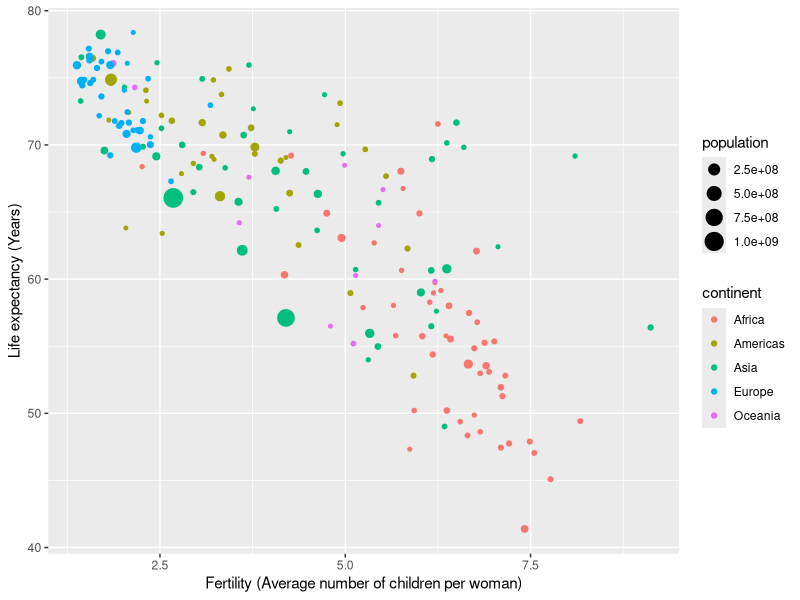
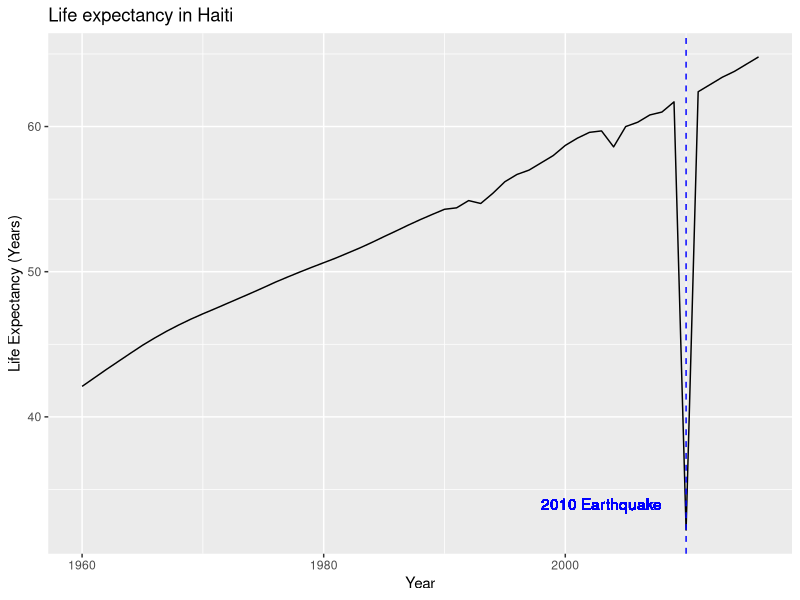
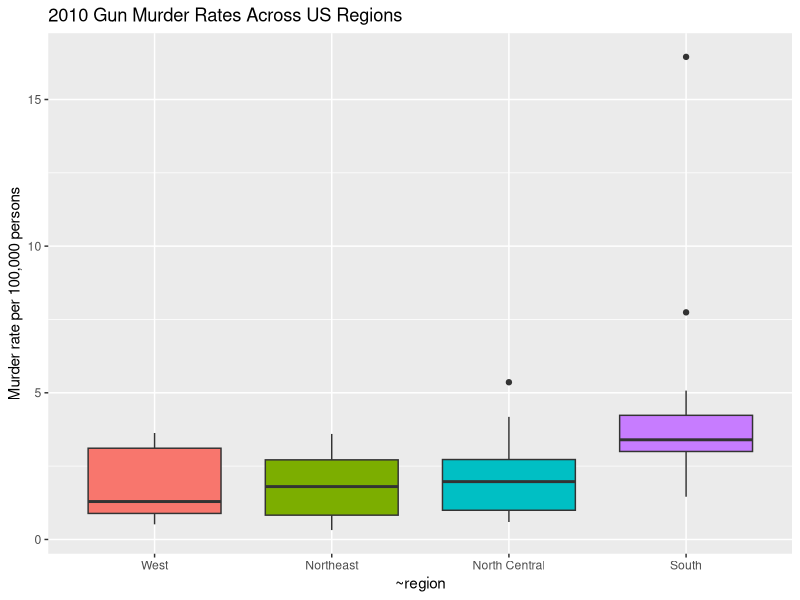
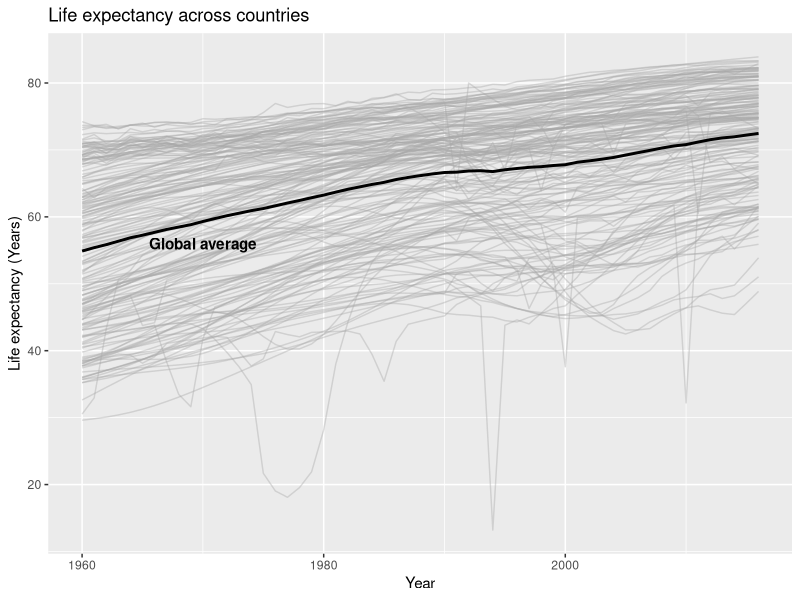
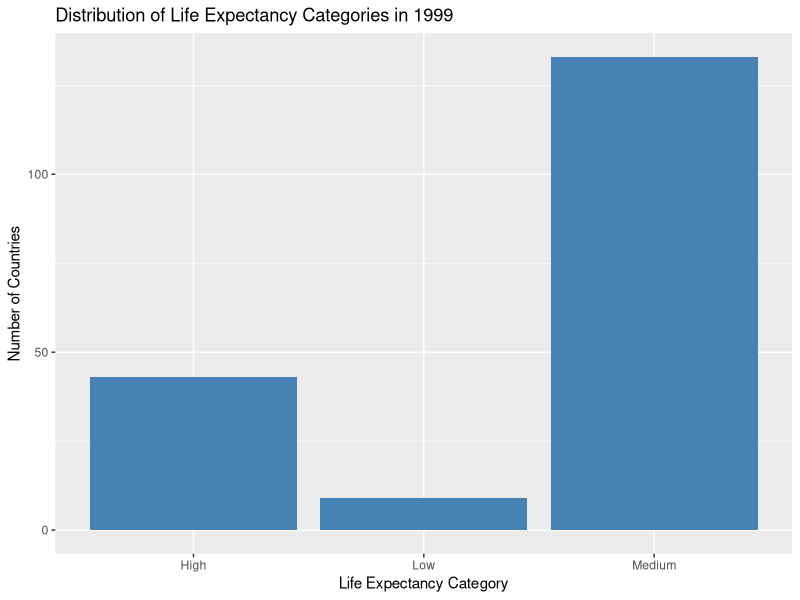
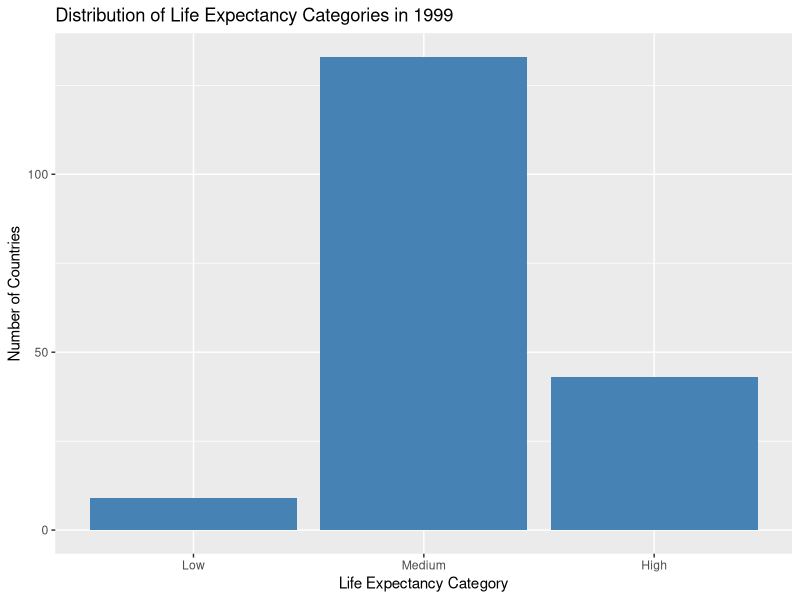

These figures' R source, in order:
# Coding Question of the Day
# 9/26/2024
# Using the gapminder dataset, calculate the mean fertility rate by region for 
# the year 2015. Which 10 regions had the largest fertility rates that year?
# Assume there is no missing data. The following steps may be helpful.
# 1. Filter the data to only include the year 2015
# 2. Group by region
# 3. Calculate the average fertility rate for each region
# 4. Display the top 10 fertility rates (i.e., the 10 largest fertility rates)

library(dslabs)
library(dplyr)
data(gapminder)

region_fertility_rates <- gapminder %>%
  filter(year == 2015) %>%
  group_by(region) %>%
  summarise(avg_fertility_rate = mean(fertility)) %>%
  arrange(desc(avg_fertility_rate)) %>%
  top_n(10)

region_fertility_rates

# 10/01/2024
# Using the gapminder dataset, for the year 2000, add a column to the dataset 
# called `high_life_exp` that is equal to 1 if the life expectancy is above 
# 70 years of age and 0 otherwise. How many countries had a life expectancy 
# above 70 years in 2000? What percentage of countries included in the dataset 
# is this? Hint: it might be useful to use the ifelse function

library(dslabs)
library(dplyr)
data(gapminder)

gapminder_2000 <- gapminder %>%
  filter(year == 2000) %>%
  mutate(high_life_exp = ifelse(life_expectancy > 70, 1, 0))

# Sum the number of countries with life expectancy above 70
sum(gapminder_2000$high_life_exp)

# Percentage calculation
dim(gapminder_2000) # Show the number of countries in the dataset to get denominator

100/185 # 54%

# Another way to do the calculation
sum(gapminder_2000$high_life_exp) / length(gapminder_2000$high_life_exp)

#-------------------------------------------------------------------------------------------
# 10/03/2024
# Using the gapminder dataset and ggplot, for the year 1986, plot fertility on 
# the x-axis and life_expectancy on the y-axis. Color the points according to 
# continent, and make the size of the points correspond to the population of the 
# country. Update the x and y axis labels to be more informative. The arguments 
# color and size will be useful inside of ggplot. Note: you will most likely
# get ugly legends - don't worry about that right now. 

library(dslabs)
library(dplyr)
library(ggplot2)
data(gapminder)

gapminder %>% filter(year == 1986) %>%
  ggplot(aes(x = fertility, y = life_expectancy, color = continent, size = population)) +
  geom_point() +
  xlab("Fertility (Average number of children per woman)") +
  ylab("Life expectancy (Years)")


#-------------------------------------------------------------------------------------------
# 10/08/2024
# The dslabs package contains the us_contagious_disease dataset. This dataset 
# includes weekly reported counts data (cases) for seven diseases from 1928 to 
# 2011 for all 50 US states. Use this dataset and dplyr tools to create an 
# object called data that stores only the Measles data, includes a per 100,000 
# people rate, and removes Alaska and Hawaii since they only became states in 
# the late 1950s. Note there is a weeks_reporting column - take this into 
# account when calculating the rate. There are 52 weeks in a year.

library(dslabs)
library(dplyr)
data("us_contagious_diseases")

data <- us_contagious_diseases %>%
  filter(!state %in% c("Hawaii","Alaska"),
         disease == "Measles") %>%
  mutate(rate = (count / weeks_reporting) * 52 / (population / 100000))


#-------------------------------------------------------------------------------------------


# 10/10/2024
# Using the gapminder dataset, create a line graph of life_expectancy over time 
# for the country Haiti. Make sure to include informative axis labels and a title.
# There is a substantial decrease in life expectancy one year - look up the reason 
# for this if you don't know it already. Add text to your plot with geom_text 
# indicating the event that happened that year that had such a drastic impact on 
# life expectancy.

library(dslabs)
library(dplyr)
data("gapminder")

gapminder %>% filter(country == "Haiti") %>%
  ggplot(aes(year, life_expectancy)) +
  geom_line() +
  geom_vline(xintercept = 2010, lty = 2, color = "blue") +
  geom_text(aes(x = 2003, y = 34, label = "2010 Earthquake"), color = "blue") +
  xlab("Year") +
  ylab("Life Expectancy (Years)") +
  ggtitle("Life expectancy in Haiti")


#-------------------------------------------------------------------------------------------


# 10/15/2024

# Using the murders dataset, create a plot of murder rates per 100,000 with 4 boxplots next 
# to each other - one boxplot for each region. Order the boxplots by median rate
# (you will need the reorder function for this). Make sure the boxplots are
# different colors, the axes are informative, and you add a title. Remove the 
# legend by adding this layer to your plot: guides(fill = "none")

library(dslabs)
library(dplyr)
library(ggplot2)
data("murders")

murders %>% mutate(rate = total / population * 100000,
                   region = reorder(region, rate, FUN = median)) %>%
  ggplot(aes(x = region, y = rate, fill = region)) +
  geom_boxplot() +
  scale_x_discrete(aes(name = region)) +
  xlab("Region") +
  ylab("Murder rate per 100,000 persons") +
  ggtitle("2010 Gun Murder Rates Across US Regions") +
  guides(fill = "none") # removes legend since not needed here

  

#-------------------------------------------------------------------------------------------


# 10/17/2024

# Using the gapminder dataset, make a line graph of life expectancy over time.
# Include one line per country, and another line with the global average life
# expectancy. Be sure to label the global average line and to make it stick out
# among the country-specific lines. Use the code below to calculate the global
# average for each year.

# Hints: 
# 1. Use alpha to help make the global average line stick out.
# 2. Use 2 geom_line layers. 

library(dslabs)
library(dplyr)
library(ggplot2)
data("gapminder")

avg <- gapminder %>%
  group_by(year) %>%
  summarize(global_avg = mean(life_expectancy))

gapminder %>% 
  ggplot() +
  geom_line(aes(x = year, y = life_expectancy, group = country), color = 'darkgrey', alpha = 0.4) +
  geom_line(data = avg, mapping = aes(x = year, y = global_avg), linewidth = 1) +
  xlab("Year") +
  ylab("Life expectancy (Years)") +
  ggtitle("Life expectancy across countries") +
  annotate(geom = "text", x = 1970, y = 56, label = "Global average", fontface = "bold")
  #geom_text(x = 1980, y = 55, label = "Global Average")


# Heather was just curious :)
gapminder_94 <- gapminder %>% filter(year == "1994")
gapminder_94[which.min(gapminder_94$life_expectancy),] # Rwandan genocide

gapminder_77 <- gapminder %>% filter(year == "1977")
gapminder_77[which.min(gapminder_77$life_expectancy),] # Cambodian genocide



#-------------------------------------------------------------------------------

# 10/22/2024

# Using the gapminder dataset, create a categorical life expectancy variable
# and add it to the gapminder dataset. Call this variable life_expectancy_category
# and use the case_when function to create it. Life expectancy below 50 should be 
# labeled "Low", life expectancy greater than or equal to 50 and less than 75 
# should be labeled "Medium", and life expectancy greater than or equal to 75 
# should be labeled "High".

# Now, filter the dataset to only include observations from the year 1999, and 
# create a bar chart of the 3 life expectancy categories. 

# Bonus challenge: Reorder the bars so that they are in the order Low, Medium, High.
# You can use whatever function you prefer or find online that works. 


# Load necessary libraries
library(dplyr)
library(dslabs)
library(ggplot2)

# Load the gapminder dataset
data("gapminder")

# Use case_when to create a new variable 'life_expectancy_category'
gapminder <- gapminder %>%
  mutate(life_expectancy_category = case_when(
    life_expectancy < 50 ~ "Low",
    life_expectancy >= 50 & life_expectancy < 75 ~ "Medium",
    life_expectancy >= 75 ~ "High"
  ))

# View the first few rows of the dataset
head(gapminder)

# Filter the dataset to the year 2015 and create a bar chart of life expectancy
# (Here I'm using another way to set the x and y axis labels and the plot title)

gapminder %>% filter(year == 1999) %>%
  ggplot(aes(x = life_expectancy_category)) +
  geom_bar(fill = "steelblue") +
  labs(title = "Distribution of Life Expectancy Categories in 1999",
       x = "Life Expectancy Category",
       y = "Number of Countries")


# Bonus challenge: Reorder the bars so that they are in the order Low, Medium, High.
# I'm using the fct_relevel function from the forcats package. Install the package
# if you haven't already before loading it. 

# install.packages("forcats")
library(forcats)

gapminder %>% filter(year == 1999) %>%
  mutate(life_expectancy_category = factor(life_expectancy_category, levels = c("Low", "Medium", "High"))) %>% # another way to do it
  #mutate(life_expectancy_category = fct_relevel(life_expectancy_category, "Low", "Medium", "High")) %>%
  ggplot(aes(x = life_expectancy_category)) +
  geom_bar(fill = "steelblue") +
  labs(title = "Distribution of Life Expectancy Categories in 1999",
       x = "Life Expectancy Category",
       y = "Number of Countries")
